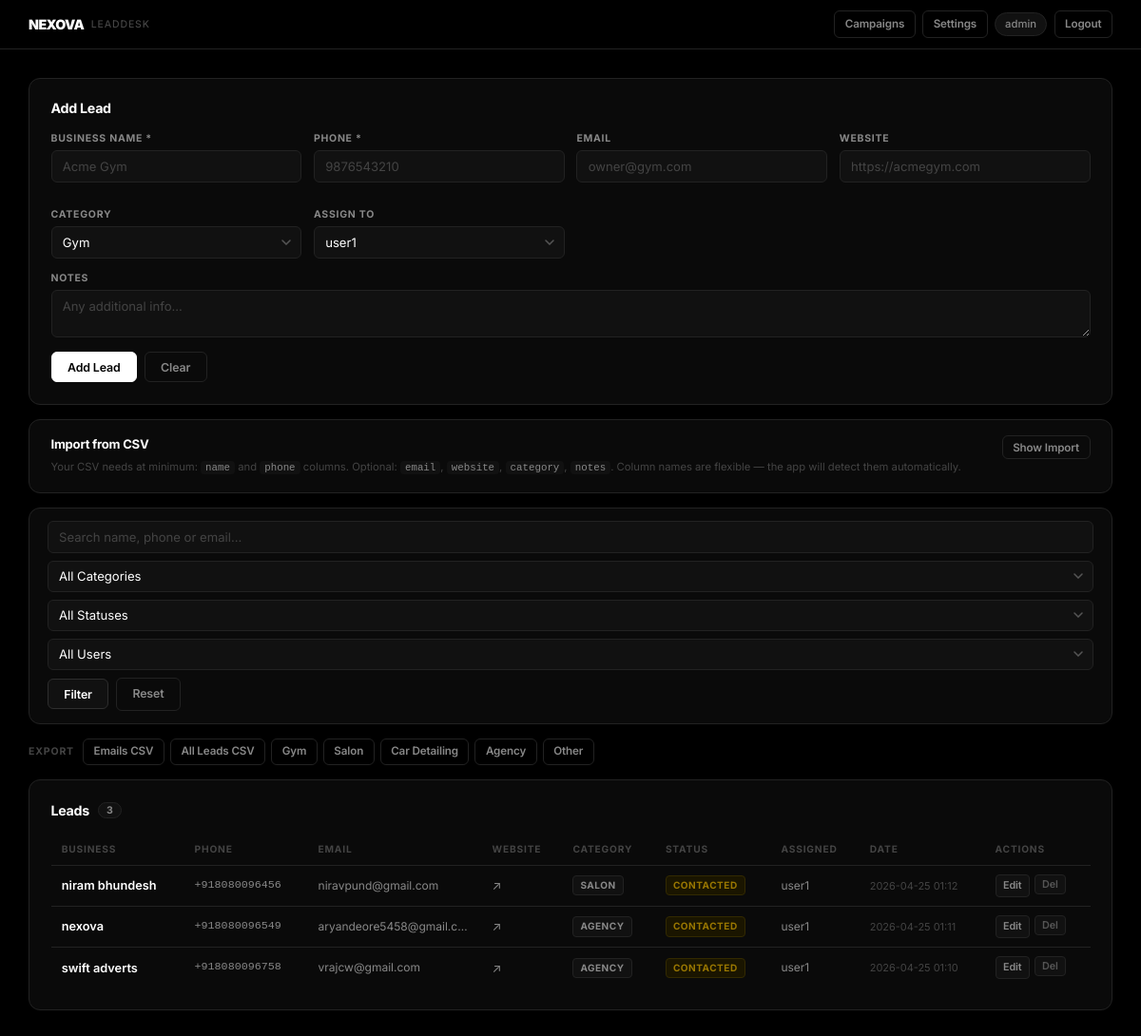
/dashboard (signed in), run on the app's committed database.
### tables this page shows
CREATE TABLE leads (
        id            INTEGER PRIMARY KEY AUTOINCREMENT,
        business_name TEXT    NOT NULL,
        phone         TEXT    NOT NULL UNIQUE,
        email         TEXT    UNIQUE,
        website       TEXT,
        category      TEXT    NOT NULL DEFAULT 'Other',
        notes         TEXT,
        status        TEXT    NOT NULL DEFAULT 'New',
        assigned_to   TEXT    NOT NULL,
        date_added    TEXT    NOT NULL
    );

### app.py (the view)
@app.route("/dashboard")
@login_required
def dashboard():
    db       = get_db()
    search   = request.args.get("search", "").strip()
    category = request.args.get("category", "")
    status   = request.args.get("status", "")
    assigned = request.args.get("assigned", "")
    q, p = "SELECT * FROM leads WHERE 1=1", []
    if search:
        q += " AND (business_name LIKE ? OR phone LIKE ? OR email LIKE ?)"
        p += [f"%{search}%", f"%{search}%", f"%{search}%"]
    if category: q += " AND category=?";    p.append(category)
    if status:   q += " AND status=?";      p.append(status)
    if assigned: q += " AND assigned_to=?"; p.append(assigned)
    q += " ORDER BY id DESC"
    leads = db.execute(q, p).fetchall()
    return render_template("dashboard.html",
        leads=leads, categories=CATEGORIES, statuses=STATUSES,
        users=list(USERS.keys()), current_user=session["user"],
        search=search, active_category=category,
        active_status=status, active_assigned=assigned)

### app.py (called while the page is built)
def get_db():
    if "db" not in g:
        g.db = sqlite3.connect(DB_PATH)
        g.db.row_factory = sqlite3.Row
    return g.db

def login_required(f):
    @wraps(f)
    def decorated(*args, **kwargs):
        if "user" not in session:
            return redirect(url_for("login"))
        return f(*args, **kwargs)
    return decorated

### templates/dashboard.html (shortened to what this page needs)
<!DOCTYPE html>
<html lang="en">
<head>
  <link rel="stylesheet" href="{{ url_for('static', filename='style.css') }}" />
</head>
<body>
  <nav class="topnav">
    <div class="topnav-brand">
      <span class="brand-name">NEXOVA</span>
      <span class="brand-sub">LeadDesk</span>
    </div>
    <div class="topnav-right">
      <a href="{{ url_for('campaign') }}" class="btn btn-ghost btn-sm">Campaigns</a>
      <a href="{{ url_for('settings') }}" class="btn btn-ghost btn-sm">Settings</a>
      <span class="nav-user">{{ current_user }}</span>
      <a href="{{ url_for('logout') }}" class="btn btn-ghost btn-sm">Logout</a>
    </div>
  </nav>
  <div class="page-container">
    <section class="card">
      <h2 class="section-title">Add Lead</h2>
      <form method="POST" action="{{ url_for('add_lead') }}">
        <div class="form-grid">
          <div class="form-group">
            <label>Business Name *</label>
            <input type="text" name="business_name" placeholder="Acme Gym" required />
          </div>
          <div class="form-group">
            <label>Phone *</label>
            <input type="text" name="phone" id="phoneInput" placeholder="9876543210" required />
          </div>
          <div class="form-group">
            <label>Email</label>
            <input type="email" name="email" placeholder="owner@gym.com" />
          </div>
          <div class="form-group">
            <label>Website</label>
            <input type="text" name="website" placeholder="https://acmegym.com" />
          </div>
          <div class="form-group">
            <label>Category</label>
            <select name="category">
              {% for cat in categories %}
              <option value="{{ cat }}">{{ cat }}</option>
              {% endfor %}
            </select>
          </div>
          <div class="form-group">
            <label>Assign To</label>
            <select name="assigned_to">
              {% for u in users %}
              <option value="{{ u }}" {% if u==current_user %}selected{% endif %}>{{ u }}</option>
              {% endfor %}
            </select>
          </div>
          <div class="form-group form-group-full">
            <label>Notes</label>
            <textarea name="notes" rows="2" placeholder="Any additional info..."></textarea>
          </div>
        </div>
        <div class="form-actions">
          <button type="submit" class="btn btn-primary">Add Lead</button>
          <button type="reset" class="btn btn-ghost">Clear</button>
        </div>
      </form>
    </section>
    <section class="card import-card">
      <div class="import-header">
        <div>
          <div class="import-title">Import from CSV</div>
          <div class="import-desc">
            Your CSV needs at minimum:
            <code>name</code> and <code>phone</code> columns.
            Optional: <code>email</code>, <code>website</code>, <code>category</code>, <code>notes</code>.
            Column names are flexible — the app will detect them automatically.
          </div>
        </div>
        <button class="btn btn-ghost btn-sm" id="toggleImport">Show Import</button>
      </div>
    </section>
    <section class="card filter-card">
      <form method="GET" action="{{ url_for('dashboard') }}">
        <div class="filter-row">
          <input type="text" name="search" placeholder="Search name, phone or email..." value="{{ search }}"
            class="filter-input" />
          <select name="category" class="filter-select">
            <option value="">All Categories</option>
          </select>
          <select name="status" class="filter-select">
            <option value="">All Statuses</option>
          </select>
          <select name="assigned" class="filter-select">
            <option value="">All Users</option>
          </select>
          <button type="submit" class="btn btn-secondary">Filter</button>
          <a href="{{ url_for('dashboard') }}" class="btn btn-ghost">Reset</a>
        </div>
      </form>
    </section>
    <div class="export-row">
      <span class="export-label">Export</span>
      <a href="{{ url_for('export_emails') }}" class="btn btn-ghost btn-sm">Emails CSV</a>
      <a href="{{ url_for('export_leads') }}" class="btn btn-ghost btn-sm">All Leads CSV</a>
      {% for cat in categories %}
      <a href="{{ url_for('export_leads', category=cat) }}" class="btn btn-ghost btn-sm">{{ cat }}</a>
      {% endfor %}
    </div>
    <section class="card table-card">
      <h2 class="section-title">
        Leads <span class="badge">{{ leads|length }}</span>
      </h2>
      {% if leads %}
      <div class="table-wrap">
        <table>
          <thead>
            <tr>
              <th>Business</th>
              <th>Phone</th>
              <th>Email</th>
              <th>Website</th>
              <th>Category</th>
              <th>Status</th>
              <th>Assigned</th>
              <th>Date</th>
              <th>Actions</th>
            </tr>
          </thead>
          <tbody>
            {% for lead in leads %}
            <tr>
              <td class="td-name">{{ lead.business_name }}</td>
              <td class="td-mono">{{ lead.phone }}</td>
              <td class="td-email">{{ lead.email or '—' }}</td>
              <td>
                {% if lead.website %}
                <a href="{{ lead.website }}" target="_blank" class="link">↗</a>
                {% else %}—{% endif %}
              </td>
              <td><span class="tag tag-cat">{{ lead.category }}</span></td>
              <td><span class="tag tag-status tag-{{ lead.status|lower }}">{{ lead.status }}</span></td>
              <td style="color:var(--text-muted);font-size:0.8rem;">{{ lead.assigned_to }}</td>
              <td class="td-date">{{ lead.date_added }}</td>
              <td class="td-actions">
                <a href="{{ url_for('edit_lead', lead_id=lead.id) }}" class="btn btn-xs btn-edit">Edit</a>
                <form method="POST" action="{{ url_for('delete_lead', lead_id=lead.id) }}" style="display:inline;"
                  onsubmit="return confirm('Delete {{ lead.business_name }}?')">
                  <button type="submit" class="btn btn-xs btn-delete">Del</button>
                </form>
              </td>
            </tr>
            {% endfor %}
          </tbody>
        </table>
      </div>
      {% else %}
      <div class="empty-state">No leads found. Add one above or import a CSV.</div>
      {% endif %}
    </section>
  </div>
</body>
</html>

### data on the page
leads: business_name "niram bhundesh", phone "+918080096456", email "niravpund@gmail.com", category "SALON", status "CONTACTED", assigned_to "user1", date_added "2026-04-25 01:12"
leads: business_name "nexova", phone "+918080096549", email "aryandeore5458@gmail.c…", category "AGENCY", status "CONTACTED", assigned_to "user1", date_added "2026-04-25 01:11"
leads: business_name "swift adverts", phone "+918080096758", email "vrajcw@gmail.com", category "AGENCY", status "CONTACTED", assigned_to "user1", date_added "2026-04-25 01:10"

### other printed values
{{ current_user }} "admin"
{{ cat }} "Gym" "Salon" "Car Detailing" "Agency" "Other"
{{ leads|length }} "3"
form field category "Gym"
form field assigned_to "user1"
